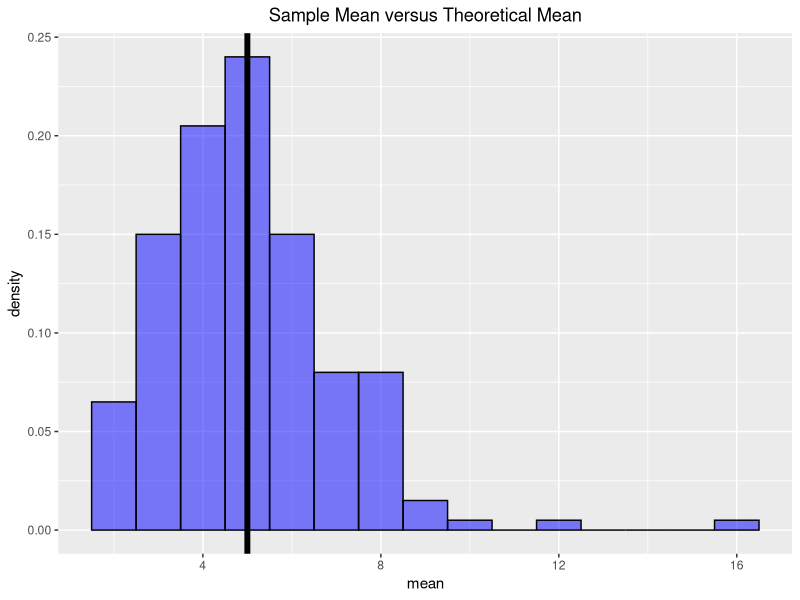
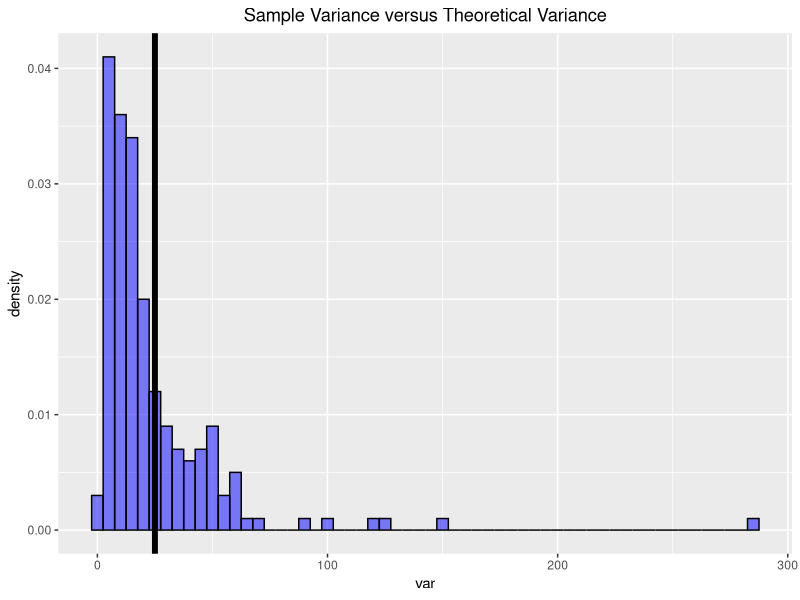
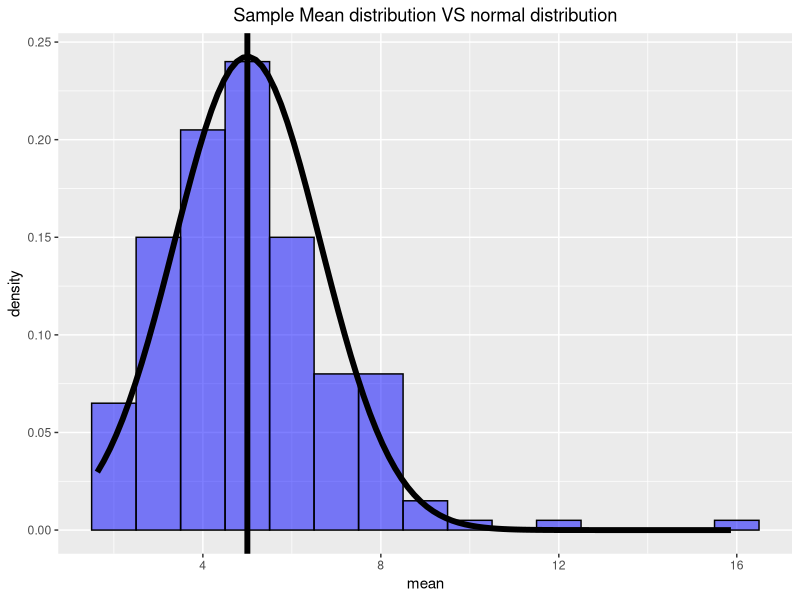
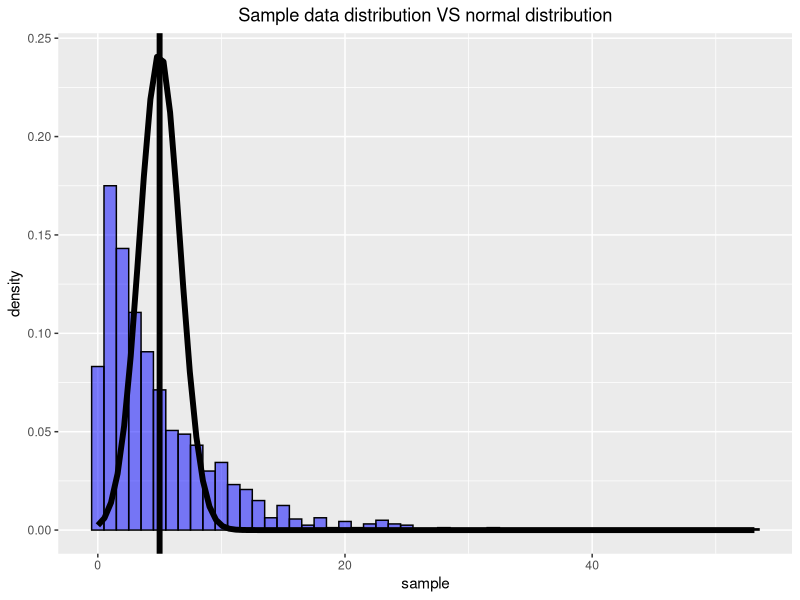

Here is the R script that generated these plots, in order:
## ---- chunk 1
knitr::opts_chunk$set(echo = TRUE,fig.height=5,fig.width=5)
library(ggplot2)
## ---- chunk 2
# Define constants
lambda <- 0.2
num_of_sim <- 1000
sample_size <- 40
## ---- chunk 3
pop_mean <- 1/lambda
pop_mean
## ---- chunk 4
pop_var <- 1/(lambda^2)
pop_var
## ---- chunk 5
sample_data <- rexp(sample_size * sample_size, rate=lambda)
matrix_data <- matrix(sample_data, nrow=num_of_sim, ncol=sample_size)
## ---- chunk 6
means <- c(apply(matrix_data, 1, mean))
mean(means)
## ---- chunk 7
dat <- data.frame(mean = means)
g <- ggplot(dat, aes(x = mean)) + 
  geom_histogram(alpha =.5, binwidth=1, colour = "black", fill="blue", aes(y = ..density..)) + 
  ggtitle("Sample Mean versus Theoretical Mean") + 
  theme(plot.title = element_text(hjust = 0.5))
g + geom_vline(xintercept=pop_mean, color = "black", size=2)
## ---- chunk 8
variances <- c(apply(matrix_data, 1, var))
mean(variances)
## ---- chunk 9
dat <- data.frame(var = variances)
g <- ggplot(dat, aes(x = var)) + 
  geom_histogram(alpha =.5, binwidth=5, colour = "black", fill="blue", aes(y = ..density..)) + 
  ggtitle("Sample Variance versus Theoretical Variance") + 
  theme(plot.title = element_text(hjust = 0.5))
g + geom_vline(xintercept=pop_var, color = "black", size=2)
## ---- chunk 10
dat <- data.frame(mean = means)
g <- ggplot(dat, aes(x = mean)) + 
  geom_histogram(alpha =.5, binwidth=1, colour = "black", fill="blue", aes(y = ..density..)) + 
  ggtitle("Sample Mean distribution VS normal distribution") + 
  theme(plot.title = element_text(hjust = 0.5))
g + 
  geom_vline(xintercept=pop_mean, color = "black", size=2) +
  stat_function(fun = dnorm, size = 2, args=list(mean=pop_mean, sd=1.645))
## ---- chunk 11
dat <- data.frame(sample = sample_data)
g <- ggplot(dat, aes(x = sample)) + 
  geom_histogram(alpha =.5, binwidth=1, colour = "black", fill="blue", aes(y = ..density..)) + 
  ggtitle("Sample data distribution VS normal distribution") + 
  theme(plot.title = element_text(hjust = 0.5))
g + 
  geom_vline(xintercept=pop_mean, color = "black", size=2) +
  stat_function(fun = dnorm, size = 2, args=list(mean=pop_mean, sd=1.645))
